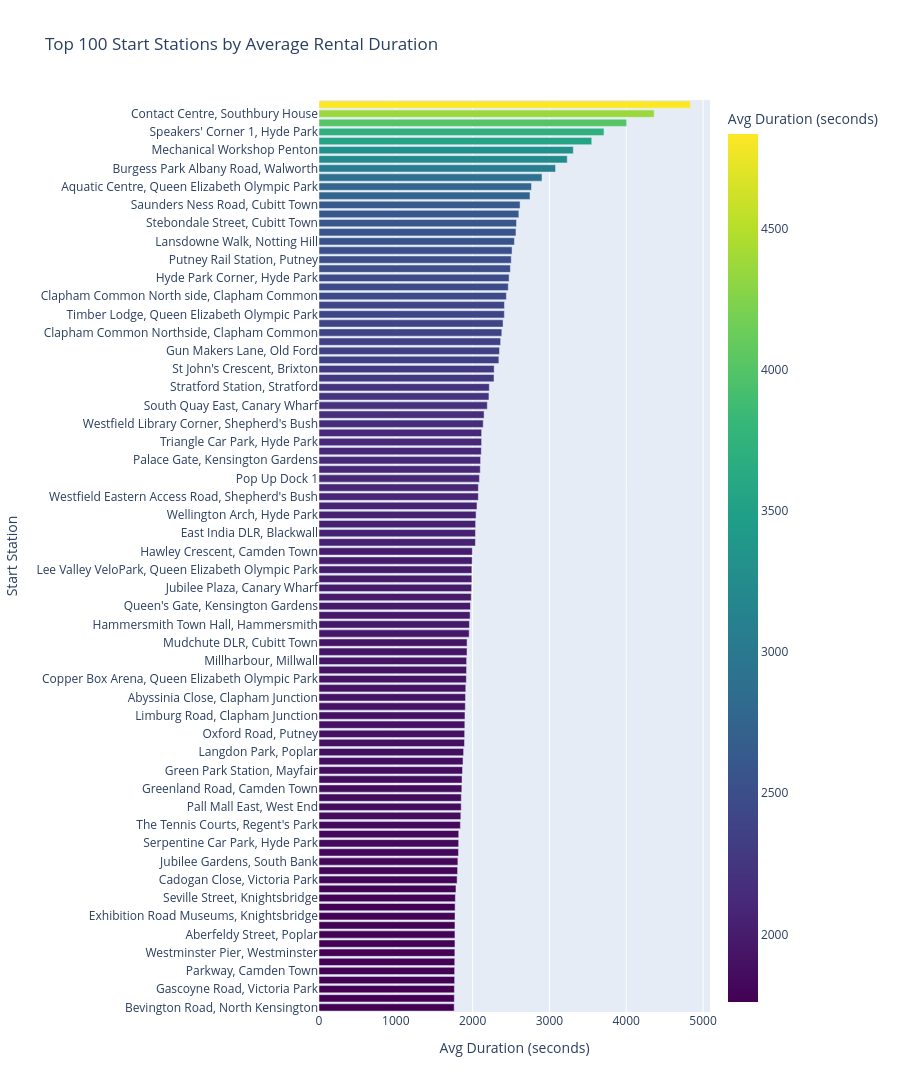

Notebook source saved alongside this figure:
### Markdown cell above
To check whether the duration of a rental varies by station, we can visualize df in Plotly-express.

### Code cell
import pandas as pd
import plotly.express as px

# Optionally sort by average duration and select top 50 stations
top_stations = avg_trip_duration_by_start_station.sort_values(by="duration", ascending=False).head(100)

# Create horizontal bar plot
fig = px.bar(
    top_stations,
    x="duration",
    y="start_station_name",
    title="Top 100 Start Stations by Average Rental Duration",
    labels={"start_station_name": "Start Station", "duration": "Avg Duration (seconds)"},
    color="duration",
    color_continuous_scale="Viridis",
    orientation='h',
    height=2000
)

# Improve layout
fig.update_layout(yaxis=dict(categoryorder='total ascending'))

fig.show()

### Figure 1 — Plotly figure (JSON) as saved in the notebook; plotly's stock layout.template omitted (floating-point values rounded to 4 significant figures)
{"data": [{"hovertemplate": "Avg Duration (seconds)=%{marker.color}<br>Start Station=%{y}<extra></extra>", "legendgroup": "", "marker": {"color": [4836.0, 4364.0, 4006.0, 3710.0, 3551.0, 3311.0, 3232.0, 3080.0, 2903.0, 2767.0, 2747.0, 2618.0, 2602.0, 2572.0, 2565.0, 2545.0, 2514.0, 2503.0, 2492.0, 2475.0, 2464.0, 2440.0, 2415.0, 2414.0, 2397.0, 2380.0, 2365.0, 2350.0, 2342.0, 2281.0, 2279.0, 2217.0, 2213.0, 2191.0, 2150.0, 2138.0, 2117.0, 2117.0, 2113.0, 2104.0, 2100.0, 2089.0, 2075.0, 2074.0, 2057.0, 2045.0, 2039.0, 2037.0, 2037.0, 1996.0, 1994.0, 1990.0, 1990.0, 1987.0, 1982.0, 1973.0, 1968.0, 1959.0, 1955.0, 1928.0, 1927.0, 1922.0, 1921.0, 1918.0, 1911.0, 1908.0, 1905.0, 1901.0, 1899.0, 1896.0, 1894.0, 1883.0, 1875.0, 1869.0, 1862.0, 1860.0, 1853.0, 1852.0, 1846.0, 1841.0, 1819.0, 1818.0, 1816.0, 1808.0, 1805.0, 1798.0, 1783.0, 1776.0, 1772.0, 1771.0, 1770.0, 1770.0, 1770.0, 1769.0, 1768.0, 1766.0, 1766.0, 1763.0, 1762.0, 1760.0], "coloraxis": "coloraxis", "pattern": {"shape": ""}}, "name": "", "orientation": "h", "showlegend": false, "textposition": "auto", "type": "bar", "x": [4836.0, 4364.0, 4006.0, 3710.0, 3551.0, 3311.0, 3232.0, 3080.0, 2903.0, 2767.0, 2747.0, 2618.0, 2602.0, 2572.0, 2565.0, 2545.0, 2514.0, 2503.0, 2492.0, 2475.0, 2464.0, 2440.0, 2415.0, 2414.0, 2397.0, 2380.0, 2365.0, 2350.0, 2342.0, 2281.0, 2279.0, 2217.0, 2213.0, 2191.0, 2150.0, 2138.0, 2117.0, 2117.0, 2113.0, 2104.0, 2100.0, 2089.0, 2075.0, 2074.0, 2057.0, 2045.0, 2039.0, 2037.0, 2037.0, 1996.0, 1994.0, 1990.0, 1990.0, 1987.0, 1982.0, 1973.0, 1968.0, 1959.0, 1955.0, 1928.0, 1927.0, 1922.0, 1921.0, 1918.0, 1911.0, 1908.0, 1905.0, 1901.0, 1899.0, 1896.0, 1894.0, 1883.0, 1875.0, 1869.0, 1862.0, 1860.0, 1853.0, 1852.0, 1846.0, 1841.0, 1819.0, 1818.0, 1816.0, 1808.0, 1805.0, 1798.0, 1783.0, 1776.0, 1772.0, 1771.0, 1770.0, 1770.0, 1770.0, 1769.0, 1768.0, 1766.0, 1766.0, 1763.0, 1762.0, 1760.0], "xaxis": "x", "y": ["Stewart's Road, Nine Elms", "Contact Centre, Southbury House", "Speakers' Corner 2, Hyde Park", "Speakers' Corner 1, Hyde Park", "Brandon Street, Walworth", "Mechanical Workshop Penton", "Cumberland Gate, Hyde Park", "Burgess Park Albany Road, Walworth", "South Bermondsey Station, Bermondsey", "Aquatic Centre, Queen Elizabeth Olympic Park", "Upper Richmond Road, East Putney", "Saunders Ness Road, Cubitt Town", "Black Lion Gate, Kensington Gardens", "Stebondale Street, Cubitt Town", "Saltoun Road, Brixton", "Lansdowne Walk, Notting Hill", "Park Lane , Hyde Park", "Putney Rail Station, Putney", "East Village, Queen Elizabeth Olympic Park", "Hyde Park Corner, Hyde Park", "The Blue, Bermondsey", "Clapham Common North side, Clapham Common", "Neville Gill Close, Wandsworth", "Timber Lodge, Queen Elizabeth Olympic Park", "Knightsbridge, Hyde Park", "Clapham Common Northside, Clapham Common", "Upper Richmond Road, Putney", "Gun Makers Lane, Old Ford", "Podium, Queen Elizabeth Olympic Park", "St John's Crescent, Brixton", "Canada Water Station, Rotherhithe", "Stratford Station, Stratford", "Albert Gate, Hyde Park", "South Quay East, Canary Wharf", "Ravenscourt Park Station, Hammersmith", "Westfield Library Corner, Shepherd's Bush", "Felsham Road, Putney", "Triangle Car Park, Hyde Park", "Castlehaven Road, Camden Town", "Palace Gate, Kensington Gardens", "Teviot Street, Poplar", "Pop Up Dock 1", "Here East North, Queen Elizabeth Olympic Park", "Westfield Eastern Access Road, Shepherd's Bush", "Spencer Park, Wandsworth Common", "Wellington Arch, Hyde Park", "Green Street, Mayfair", "East India DLR, Blackwall", "Pop Up Dock 2", "Hawley Crescent, Camden Town", "Simpson Street, Battersea", "Lee Valley VeloPark, Queen Elizabeth Olympic Park", "Grant Road Central, Clapham Junction", "Jubilee Plaza, Canary Wharf", "Westfield Ariel Way, White City", "Queen's Gate, Kensington Gardens", "Upper Grosvenor Street, Mayfair", "Hammersmith Town Hall, Hammersmith", "Harris Academy, Bermondsey", "Mudchute DLR, Cubitt Town", "Here East South, Queen Elizabeth Olympic Park", "Millharbour, Millwall", "Green Park Station, West End", "Copper Box Arena, Queen Elizabeth Olympic Park", "London Zoo, Regents Park", "Abyssinia Close, Clapham Junction", "Park Lane, Mayfair", "Limburg Road, Clapham Junction", "Waterloo Place, St. James's", "Oxford Road, Putney", "Clapham Common North Side, Clapham Common", "Langdon Park, Poplar", "Montserrat Road , Putney", "Green Park Station, Mayfair", "Victoria Rise, Clapham Common", "Greenland Road, Camden Town", "Putney Pier, Wandsworth", "Pall Mall East, West End", "London Zoo,  The Regent's Park", "The Tennis Courts, Regent's Park", "Ferndale Road, Brixton", "Serpentine Car Park, Hyde Park", "Spindrift Avenue, Millwall", "Jubilee Gardens, South Bank", "Hibbert Street, Clapham Junction", "Cadogan Close, Victoria Park", "Northumberland Avenue, Strand", "Seville Street, Knightsbridge", "Bayswater Road, Hyde Park", "Exhibition Road Museums, Knightsbridge", "Exhibition Road Museums, South Kensington", "Aberfeldy Street, Poplar", "Lightermans Road, Millwall", "Westminster Pier, Westminster", "Naval Row, Blackwall", "Parkway, Camden Town", "Southerton Road, Hammersmith", "Gascoyne Road, Victoria Park", "Grant Road West, Clapham Junction", "Bevington Road, North Kensington"], "yaxis": "y"}], "layout": {"barmode": "relative", "coloraxis": {"colorbar": {"title": {"text": "Avg Duration (seconds)"}}, "colorscale": [[0, "#440154"], [0.1111, "#482878"], [0.2222, "#3e4989"], [0.3333, "#31688e"], [0.4444, "#26828e"], [0.5556, "#1f9e89"], [0.6667, "#35b779"], [0.7778, "#6ece58"], [0.8889, "#b5de2b"], [1, "#fde725"]]}, "height": 2000, "legend": {"tracegroupgap": 0}, "title": {"text": "Top 100 Start Stations by Average Rental Duration"}, "xaxis": {"anchor": "y", "domain": [0, 1], "title": {"text": "Avg Duration (seconds)"}}, "yaxis": {"anchor": "x", "categoryorder": "total ascending", "domain": [0, 1], "title": {"text": "Start Station"}}}}
